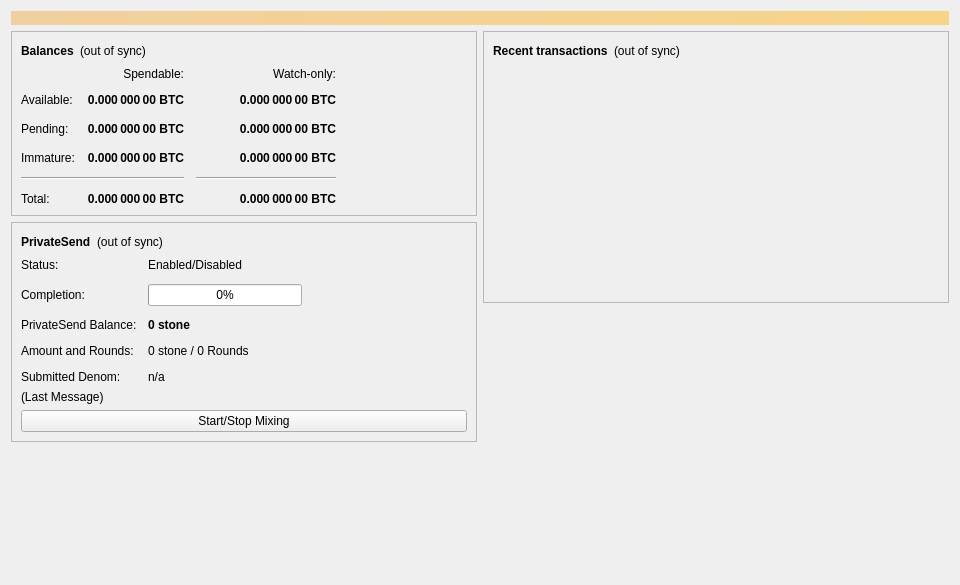
<?xml version="1.0" encoding="UTF-8"?>
<ui version="4.0">
 <class>OverviewPage</class>
 <widget class="QWidget" name="OverviewPage">
  <property name="geometry">
   <rect>
    <x>0</x>
    <y>0</y>
    <width>960</width>
    <height>585</height>
   </rect>
  </property>
  <property name="minimumSize">
   <size>
    <width>960</width>
    <height>0</height>
   </size>
  </property>
  <property name="windowTitle">
   <string>Form</string>
  </property>
  <layout class="QVBoxLayout" name="topLayout">
   <item>
    <widget class="QLabel" name="labelAlerts">
     <property name="visible">
      <bool>false</bool>
     </property>
     <property name="styleSheet">
      <string notr="true">QLabel { background-color: qlineargradient(x1: 0, y1: 0, x2: 1, y2: 0, stop:0 #F0D0A0, stop:1 #F8D488); color:#000000; }</string>
     </property>
     <property name="wordWrap">
      <bool>true</bool>
     </property>
     <property name="margin">
      <number>3</number>
     </property>
     <property name="textInteractionFlags">
      <set>Qt::TextSelectableByMouse</set>
     </property>
    </widget>
   </item>
   <item>
    <layout class="QHBoxLayout" name="horizontalLayout" stretch="1,1">
     <item>
      <layout class="QVBoxLayout" name="verticalLayout_2">
       <item>
        <widget class="QFrame" name="frame">
         <property name="frameShape">
          <enum>QFrame::StyledPanel</enum>
         </property>
         <property name="frameShadow">
          <enum>QFrame::Raised</enum>
         </property>
         <layout class="QVBoxLayout" name="verticalLayout_4">
          <item>
           <layout class="QHBoxLayout" name="horizontalLayout_4">
            <item>
             <widget class="QLabel" name="label_5">
              <property name="font">
               <font>
                <weight>75</weight>
                <bold>true</bold>
               </font>
              </property>
              <property name="text">
               <string>Balances</string>
              </property>
             </widget>
            </item>
            <item>
             <widget class="QLabel" name="labelWalletStatus">
              <property name="toolTip">
               <string>The displayed information may be out of date. Your wallet automatically synchronizes with the stone network after a connection is established, but this process has not completed yet.</string>
              </property>
              <property name="text">
               <string notr="true">(out of sync)</string>
              </property>
              <property name="alignment">
               <set>Qt::AlignLeading|Qt::AlignLeft|Qt::AlignVCenter</set>
              </property>
             </widget>
            </item>
            <item>
             <spacer name="horizontalSpacer_3">
              <property name="orientation">
               <enum>Qt::Horizontal</enum>
              </property>
              <property name="sizeHint" stdset="0">
               <size>
                <width>40</width>
                <height>20</height>
               </size>
              </property>
             </spacer>
            </item>
           </layout>
          </item>
          <item>
           <layout class="QGridLayout" name="gridLayout">
            <property name="spacing">
             <number>12</number>
            </property>
            <item row="2" column="2">
             <widget class="QLabel" name="labelWatchPending">
              <property name="font">
               <font>
                <weight>75</weight>
                <bold>true</bold>
               </font>
              </property>
              <property name="cursor">
               <cursorShape>IBeamCursor</cursorShape>
              </property>
              <property name="toolTip">
               <string>Unconfirmed transactions to watch-only addresses</string>
              </property>
              <property name="text">
               <string notr="true">0.000 000 00 BTC</string>
              </property>
              <property name="alignment">
               <set>Qt::AlignRight|Qt::AlignTrailing|Qt::AlignVCenter</set>
              </property>
              <property name="textInteractionFlags">
               <set>Qt::LinksAccessibleByMouse|Qt::TextSelectableByKeyboard|Qt::TextSelectableByMouse</set>
              </property>
             </widget>
            </item>
            <item row="2" column="1">
             <widget class="QLabel" name="labelUnconfirmed">
              <property name="font">
               <font>
                <weight>75</weight>
                <bold>true</bold>
               </font>
              </property>
              <property name="cursor">
               <cursorShape>IBeamCursor</cursorShape>
              </property>
              <property name="toolTip">
               <string>Total of transactions that have yet to be confirmed, and do not yet count toward the spendable balance</string>
              </property>
              <property name="text">
               <string notr="true">0.000 000 00 BTC</string>
              </property>
              <property name="alignment">
               <set>Qt::AlignRight|Qt::AlignTrailing|Qt::AlignVCenter</set>
              </property>
              <property name="textInteractionFlags">
               <set>Qt::LinksAccessibleByMouse|Qt::TextSelectableByKeyboard|Qt::TextSelectableByMouse</set>
              </property>
             </widget>
            </item>
            <item row="3" column="2">
             <widget class="QLabel" name="labelWatchImmature">
              <property name="font">
               <font>
                <weight>75</weight>
                <bold>true</bold>
               </font>
              </property>
              <property name="cursor">
               <cursorShape>IBeamCursor</cursorShape>
              </property>
              <property name="toolTip">
               <string>Mined balance in watch-only addresses that has not yet matured</string>
              </property>
              <property name="text">
               <string notr="true">0.000 000 00 BTC</string>
              </property>
              <property name="alignment">
               <set>Qt::AlignRight|Qt::AlignTrailing|Qt::AlignVCenter</set>
              </property>
              <property name="textInteractionFlags">
               <set>Qt::LinksAccessibleByMouse|Qt::TextSelectableByKeyboard|Qt::TextSelectableByMouse</set>
              </property>
             </widget>
            </item>
            <item row="4" column="0" colspan="2">
             <widget class="Line" name="lineSpendableBalance">
              <property name="orientation">
               <enum>Qt::Horizontal</enum>
              </property>
             </widget>
            </item>
            <item row="4" column="2">
             <widget class="Line" name="lineWatchBalance">
              <property name="sizePolicy">
               <sizepolicy hsizetype="Preferred" vsizetype="Fixed">
                <horstretch>0</horstretch>
                <verstretch>0</verstretch>
               </sizepolicy>
              </property>
              <property name="minimumSize">
               <size>
                <width>140</width>
                <height>0</height>
               </size>
              </property>
              <property name="orientation">
               <enum>Qt::Horizontal</enum>
              </property>
             </widget>
            </item>
            <item row="5" column="0">
             <widget class="QLabel" name="labelTotalText">
              <property name="text">
               <string>Total:</string>
              </property>
             </widget>
            </item>
            <item row="3" column="1">
             <widget class="QLabel" name="labelImmature">
              <property name="font">
               <font>
                <weight>75</weight>
                <bold>true</bold>
               </font>
              </property>
              <property name="cursor">
               <cursorShape>IBeamCursor</cursorShape>
              </property>
              <property name="toolTip">
               <string>Mined balance that has not yet matured</string>
              </property>
              <property name="text">
               <string notr="true">0.000 000 00 BTC</string>
              </property>
              <property name="alignment">
               <set>Qt::AlignRight|Qt::AlignTrailing|Qt::AlignVCenter</set>
              </property>
              <property name="textInteractionFlags">
               <set>Qt::LinksAccessibleByMouse|Qt::TextSelectableByKeyboard|Qt::TextSelectableByMouse</set>
              </property>
             </widget>
            </item>
            <item row="2" column="3">
             <spacer name="horizontalSpacer_2">
              <property name="orientation">
               <enum>Qt::Horizontal</enum>
              </property>
              <property name="sizeHint" stdset="0">
               <size>
                <width>40</width>
                <height>20</height>
               </size>
              </property>
             </spacer>
            </item>
            <item row="3" column="0">
             <widget class="QLabel" name="labelImmatureText">
              <property name="text">
               <string>Immature:</string>
              </property>
             </widget>
            </item>
            <item row="5" column="1">
             <widget class="QLabel" name="labelTotal">
              <property name="font">
               <font>
                <weight>75</weight>
                <bold>true</bold>
               </font>
              </property>
              <property name="cursor">
               <cursorShape>IBeamCursor</cursorShape>
              </property>
              <property name="toolTip">
               <string>Your current total balance</string>
              </property>
              <property name="text">
               <string notr="true">0.000 000 00 BTC</string>
              </property>
              <property name="alignment">
               <set>Qt::AlignRight|Qt::AlignTrailing|Qt::AlignVCenter</set>
              </property>
              <property name="textInteractionFlags">
               <set>Qt::LinksAccessibleByMouse|Qt::TextSelectableByKeyboard|Qt::TextSelectableByMouse</set>
              </property>
             </widget>
            </item>
            <item row="5" column="2">
             <widget class="QLabel" name="labelWatchTotal">
              <property name="font">
               <font>
                <weight>75</weight>
                <bold>true</bold>
               </font>
              </property>
              <property name="cursor">
               <cursorShape>IBeamCursor</cursorShape>
              </property>
              <property name="toolTip">
               <string>Current total balance in watch-only addresses</string>
              </property>
              <property name="text">
               <string notr="true">0.000 000 00 BTC</string>
              </property>
              <property name="alignment">
               <set>Qt::AlignRight|Qt::AlignTrailing|Qt::AlignVCenter</set>
              </property>
              <property name="textInteractionFlags">
               <set>Qt::LinksAccessibleByMouse|Qt::TextSelectableByKeyboard|Qt::TextSelectableByMouse</set>
              </property>
             </widget>
            </item>
            <item row="0" column="2">
             <widget class="QLabel" name="labelWatchonly">
              <property name="text">
               <string>Watch-only:</string>
              </property>
              <property name="alignment">
               <set>Qt::AlignRight|Qt::AlignTrailing|Qt::AlignVCenter</set>
              </property>
             </widget>
            </item>
            <item row="1" column="0">
             <widget class="QLabel" name="labelBalanceText">
              <property name="text">
               <string>Available:</string>
              </property>
             </widget>
            </item>
            <item row="1" column="1">
             <widget class="QLabel" name="labelBalance">
              <property name="font">
               <font>
                <weight>75</weight>
                <bold>true</bold>
               </font>
              </property>
              <property name="cursor">
               <cursorShape>IBeamCursor</cursorShape>
              </property>
              <property name="toolTip">
               <string>Your current spendable balance</string>
              </property>
              <property name="text">
               <string notr="true">0.000 000 00 BTC</string>
              </property>
              <property name="alignment">
               <set>Qt::AlignRight|Qt::AlignTrailing|Qt::AlignVCenter</set>
              </property>
              <property name="textInteractionFlags">
               <set>Qt::LinksAccessibleByMouse|Qt::TextSelectableByKeyboard|Qt::TextSelectableByMouse</set>
              </property>
             </widget>
            </item>
            <item row="1" column="2">
             <widget class="QLabel" name="labelWatchAvailable">
              <property name="font">
               <font>
                <weight>75</weight>
                <bold>true</bold>
               </font>
              </property>
              <property name="cursor">
               <cursorShape>IBeamCursor</cursorShape>
              </property>
              <property name="toolTip">
               <string>Your current balance in watch-only addresses</string>
              </property>
              <property name="text">
               <string notr="true">0.000 000 00 BTC</string>
              </property>
              <property name="alignment">
               <set>Qt::AlignRight|Qt::AlignTrailing|Qt::AlignVCenter</set>
              </property>
              <property name="textInteractionFlags">
               <set>Qt::LinksAccessibleByMouse|Qt::TextSelectableByKeyboard|Qt::TextSelectableByMouse</set>
              </property>
             </widget>
            </item>
            <item row="2" column="0">
             <widget class="QLabel" name="labelPendingText">
              <property name="text">
               <string>Pending:</string>
              </property>
             </widget>
            </item>
            <item row="0" column="1">
             <widget class="QLabel" name="labelSpendable">
              <property name="text">
               <string>Spendable:</string>
              </property>
              <property name="alignment">
               <set>Qt::AlignRight|Qt::AlignTrailing|Qt::AlignVCenter</set>
              </property>
             </widget>
            </item>
           </layout>
          </item>
         </layout>
        </widget>
       </item>
       <item>
        <widget class="QFrame" name="framePrivateSend">
         <property name="layoutDirection">
          <enum>Qt::LeftToRight</enum>
         </property>
         <property name="frameShape">
          <enum>QFrame::StyledPanel</enum>
         </property>
         <property name="frameShadow">
          <enum>QFrame::Raised</enum>
         </property>
         <layout class="QVBoxLayout" name="VerticalLayout_PS1">
          <item>
           <layout class="QHBoxLayout" name="horizontalLayout_5">
            <item>
             <widget class="QLabel" name="labelPrivateSendHeader">
              <property name="font">
               <font>
                <weight>75</weight>
                <bold>true</bold>
               </font>
              </property>
              <property name="text">
               <string>PrivateSend</string>
              </property>
             </widget>
            </item>
            <item>
             <widget class="QLabel" name="labelPrivateSendSyncStatus">
              <property name="toolTip">
               <string>The displayed information may be out of date. Your wallet automatically synchronizes with the stone network after a connection is established, but this process has not completed yet.</string>
              </property>
              <property name="text">
               <string notr="true">(out of sync)</string>
              </property>
              <property name="alignment">
               <set>Qt::AlignLeading|Qt::AlignLeft|Qt::AlignVCenter</set>
              </property>
             </widget>
            </item>
            <item>
             <spacer name="horizontalSpacer_4">
              <property name="orientation">
               <enum>Qt::Horizontal</enum>
              </property>
              <property name="sizeHint" stdset="0">
               <size>
                <width>40</width>
                <height>20</height>
               </size>
              </property>
             </spacer>
            </item>
           </layout>
          </item>
          <item>
           <layout class="QFormLayout" name="privateSendFormLayout">
            <property name="fieldGrowthPolicy">
             <enum>QFormLayout::AllNonFixedFieldsGrow</enum>
            </property>
            <property name="horizontalSpacing">
             <number>11</number>
            </property>
            <property name="verticalSpacing">
             <number>12</number>
            </property>
            <item row="0" column="0">
             <widget class="QLabel" name="labelPrivateSendEnabledText">
              <property name="text">
               <string>Status:</string>
              </property>
             </widget>
            </item>
            <item row="0" column="1">
             <widget class="QLabel" name="labelPrivateSendEnabled">
              <property name="text">
               <string>Enabled/Disabled</string>
              </property>
             </widget>
            </item>
            <item row="1" column="0">
             <widget class="QLabel" name="labelCompletitionText">
              <property name="text">
               <string>Completion:</string>
              </property>
             </widget>
            </item>
            <item row="1" column="1">
             <widget class="QProgressBar" name="privateSendProgress">
              <property name="maximumSize">
               <size>
                <width>154</width>
                <height>16777215</height>
               </size>
              </property>
              <property name="value">
               <number>0</number>
              </property>
             </widget>
            </item>
            <item row="2" column="0">
             <widget class="QLabel" name="labelAnonymizedText">
              <property name="text">
               <string>PrivateSend Balance:</string>
              </property>
             </widget>
            </item>
            <item row="2" column="1">
             <widget class="QLabel" name="labelAnonymized">
              <property name="font">
               <font>
                <weight>75</weight>
                <bold>true</bold>
               </font>
              </property>
              <property name="text">
               <string notr="true">0 stone</string>
              </property>
             </widget>
            </item>
            <item row="3" column="0">
             <widget class="QLabel" name="labelAmountAndRoundsText">
              <property name="text">
               <string>Amount and Rounds:</string>
              </property>
             </widget>
            </item>
            <item row="3" column="1">
             <widget class="QLabel" name="labelAmountRounds">
              <property name="text">
               <string>0 stone / 0 Rounds</string>
              </property>
             </widget>
            </item>
            <item row="4" column="0">
             <widget class="QLabel" name="labelSubmittedDenomText">
              <property name="text">
               <string>Submitted Denom:</string>
              </property>
             </widget>
            </item>
            <item row="4" column="1">
             <widget class="QLabel" name="labelSubmittedDenom">
              <property name="toolTip">
               <string>The denominations you submitted to the Masternode.&lt;br&gt;To mix, other users must submit the exact same denominations.</string>
              </property>
              <property name="text">
               <string>n/a</string>
              </property>
             </widget>
            </item>
           </layout>
          </item>
          <item>
           <layout class="QVBoxLayout" name="VerticalLayout_PS">
            <item>
             <widget class="QLabel" name="labelPrivateSendLastMessage">
              <property name="text">
               <string>(Last Message)</string>
              </property>
              <property name="alignment">
               <set>Qt::AlignLeading|Qt::AlignLeft|Qt::AlignTop</set>
              </property>
              <property name="wordWrap">
               <bool>true</bool>
              </property>
             </widget>
            </item>
            <item>
             <widget class="QPushButton" name="togglePrivateSend">
              <property name="sizePolicy">
               <sizepolicy hsizetype="MinimumExpanding" vsizetype="Fixed">
                <horstretch>0</horstretch>
                <verstretch>0</verstretch>
               </sizepolicy>
              </property>
              <property name="text">
               <string>Start/Stop Mixing</string>
              </property>
             </widget>
            </item>
           </layout>
          </item>
         </layout>
        </widget>
       </item>
       <item>
        <spacer name="verticalSpacer">
         <property name="orientation">
          <enum>Qt::Vertical</enum>
         </property>
         <property name="sizeHint" stdset="0">
          <size>
           <width>20</width>
           <height>40</height>
          </size>
         </property>
        </spacer>
       </item>
      </layout>
     </item>
     <item>
      <layout class="QVBoxLayout" name="verticalLayout_3">
       <item>
        <widget class="QFrame" name="frame_2">
         <property name="frameShape">
          <enum>QFrame::StyledPanel</enum>
         </property>
         <property name="frameShadow">
          <enum>QFrame::Raised</enum>
         </property>
         <layout class="QVBoxLayout" name="verticalLayout">
          <item>
           <layout class="QHBoxLayout" name="horizontalLayout_2">
            <item>
             <widget class="QLabel" name="label_4">
              <property name="font">
               <font>
                <weight>75</weight>
                <bold>true</bold>
               </font>
              </property>
              <property name="text">
               <string>Recent transactions</string>
              </property>
             </widget>
            </item>
            <item>
             <widget class="QLabel" name="labelTransactionsStatus">
              <property name="toolTip">
               <string>The displayed information may be out of date. Your wallet automatically synchronizes with the stone network after a connection is established, but this process has not completed yet.</string>
              </property>
              <property name="text">
               <string notr="true">(out of sync)</string>
              </property>
              <property name="alignment">
               <set>Qt::AlignLeading|Qt::AlignLeft|Qt::AlignVCenter</set>
              </property>
             </widget>
            </item>
            <item>
             <spacer name="horizontalSpacer">
              <property name="orientation">
               <enum>Qt::Horizontal</enum>
              </property>
              <property name="sizeHint" stdset="0">
               <size>
                <width>40</width>
                <height>20</height>
               </size>
              </property>
             </spacer>
            </item>
           </layout>
          </item>
          <item>
           <widget class="QListView" name="listTransactions">
            <property name="styleSheet">
             <string notr="true">QListView { background: transparent; }</string>
            </property>
            <property name="frameShape">
             <enum>QFrame::NoFrame</enum>
            </property>
            <property name="verticalScrollBarPolicy">
             <enum>Qt::ScrollBarAlwaysOff</enum>
            </property>
            <property name="horizontalScrollBarPolicy">
             <enum>Qt::ScrollBarAlwaysOff</enum>
            </property>
            <property name="selectionMode">
             <enum>QAbstractItemView::NoSelection</enum>
            </property>
           </widget>
          </item>
         </layout>
        </widget>
       </item>
       <item>
        <spacer name="verticalSpacer_2">
         <property name="orientation">
          <enum>Qt::Vertical</enum>
         </property>
         <property name="sizeHint" stdset="0">
          <size>
           <width>20</width>
           <height>40</height>
          </size>
         </property>
        </spacer>
       </item>
      </layout>
     </item>
    </layout>
   </item>
  </layout>
 </widget>
 <resources/>
 <connections/>
</ui>
